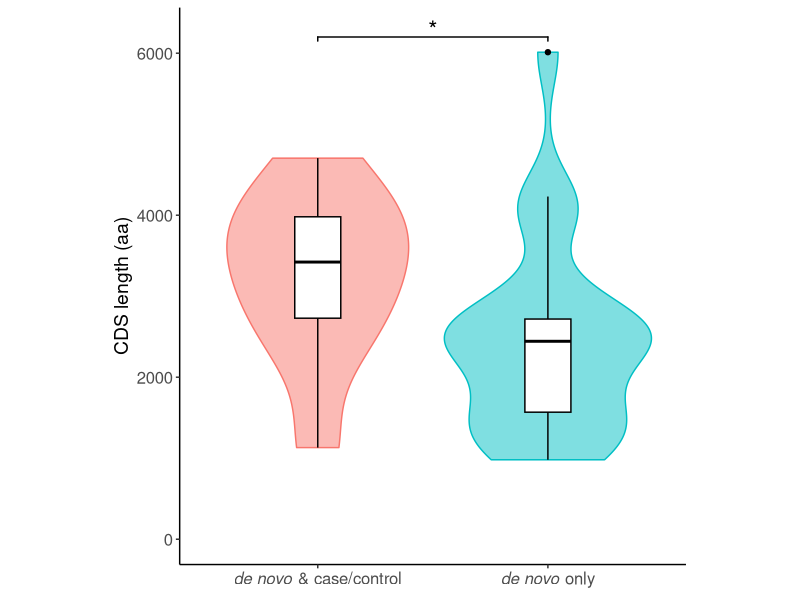
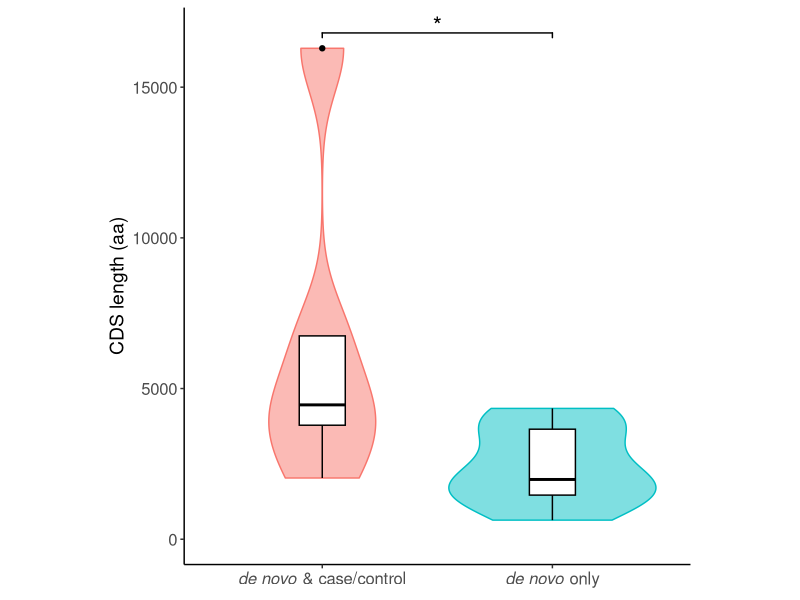

These charts were generated, in order, by the following R code:
library(ggplot2)
library(forcats)
library(cowplot)
library(patchwork)
library(dplyr)
library(ggsignif)
library(purrr)

### Figure 3

## Figure 3 - TADA result

tada_chd_comparison <- read.table("data/chd.tada_comparison.080623.txt", header=T)


p_3 <-
tada_chd_comparison %>% filter(category != "both") %>% 
  ggplot(aes(x=category, y=cds_length)) + theme_classic() +
  geom_violin(aes(color=category, fill=category), alpha = 0.5) +
  geom_boxplot(color='black', width=0.2) +
  scale_y_continuous(limits = c(0,6250)) +
  labs(y="CDS length (aa)") +
  scale_x_discrete(labels=c(expression(italic("de novo")*" & case/control"), expression(italic("de novo")*" only"))) +
  theme(axis.title.x = element_blank(), axis.title.y = element_text(size=14), 
        axis.text.x = element_text(size=12),
        axis.text.y = element_text(size=12),
        legend.position = 'none', aspect.ratio = 1.1
  ) +
  geom_signif(
    y_position = 6200, xmin = c(1), xmax = c(2),
    annotation = rep("*", 1), tip_length = 0.01, textsize = 6, vjust = 0.4
  ) 


ggsave('figures/Figure3.pdf', 
       plot = p_3, 
       width=120, height=120, units="mm")

## p = 0.0197
wilcox.test( x = as.numeric((tada_chd_comparison %>% filter(category == "denovo_cc_only"))$cds_length),
             y = as.numeric((tada_chd_comparison %>% filter(category == "denovo_only"))$cds_length), alternative = 'greater')


### OC

tada_oc_comparison <- read.table("data/oc.tada_comparison.120123.txt", header=T)


p_3_supp <-
  tada_oc_comparison %>% filter(category != "both") %>% 
  ggplot(aes(x=category, y=cds_length)) + theme_classic() +
  geom_violin(aes(color=category, fill=category), alpha = 0.5) +
  geom_boxplot(color='black', width=0.2) +
  scale_y_continuous(limits = c(0,16800)) +
  labs(y="CDS length (aa)") +
  scale_x_discrete(labels=c(expression(italic("de novo")*" & case/control"), expression(italic("de novo")*" only"))) +
  theme(axis.title.x = element_blank(), axis.title.y = element_text(size=14), 
        axis.text.x = element_text(size=12),
        axis.text.y = element_text(size=12),
        legend.position = 'none', aspect.ratio = 1.1
  ) +
  geom_signif(
    y_position = 16800, xmin = c(1), xmax = c(2),
    annotation = rep("*", 1), tip_length = 0.01, textsize = 6, vjust = 0.4
  ) 

ggsave('figures/SuppFigure3.pdf', 
       plot = p_3_supp, 
       width=120, height=120, units="mm")


## p = 0.01449
wilcox.test( x = as.numeric((tada_oc_comparison %>% filter(category == "denovo_cc_only"))$cds_length),
             y = as.numeric((tada_oc_comparison %>% filter(category == "denovo_only"))$cds_length), alternative = 'greater')



